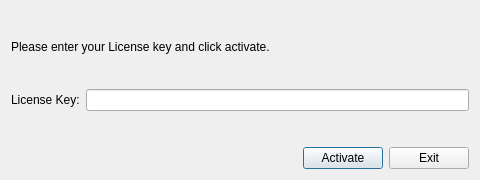
<?xml version="1.0" encoding="UTF-8"?>
<ui version="4.0">
 <class>ActivateLicenseDialog</class>
 <widget class="QDialog" name="ActivateLicenseDialog">
  <property name="geometry">
   <rect>
    <x>0</x>
    <y>0</y>
    <width>480</width>
    <height>180</height>
   </rect>
  </property>
  <property name="windowTitle">
   <string>Activate License</string>
  </property>
  <layout class="QVBoxLayout" name="verticalLayout">
   <item>
    <widget class="QLabel" name="InfoLabel">
     <property name="text">
      <string>Please enter your License key and click activate.</string>
     </property>
    </widget>
   </item>
   <item>
    <layout class="QHBoxLayout" name="horizontalLayout">
     <property name="bottomMargin">
      <number>30</number>
     </property>
     <item>
      <widget class="QLabel" name="LicenseKeyLabel">
       <property name="text">
        <string>License Key:</string>
       </property>
      </widget>
     </item>
     <item>
      <widget class="QLineEdit" name="LicenseKeyLineEdit"/>
     </item>
    </layout>
   </item>
   <item>
    <layout class="QHBoxLayout" name="horizontalLayout_2">
     <item>
      <spacer name="horizontalSpacer">
       <property name="orientation">
        <enum>Qt::Orientation::Horizontal</enum>
       </property>
       <property name="sizeHint" stdset="0">
        <size>
         <width>40</width>
         <height>20</height>
        </size>
       </property>
      </spacer>
     </item>
     <item>
      <widget class="QPushButton" name="ActivateButton">
       <property name="text">
        <string>Activate</string>
       </property>
      </widget>
     </item>
     <item>
      <widget class="QPushButton" name="ExitButton">
       <property name="text">
        <string>Exit</string>
       </property>
      </widget>
     </item>
    </layout>
   </item>
  </layout>
 </widget>
 <resources/>
 <connections/>
</ui>
